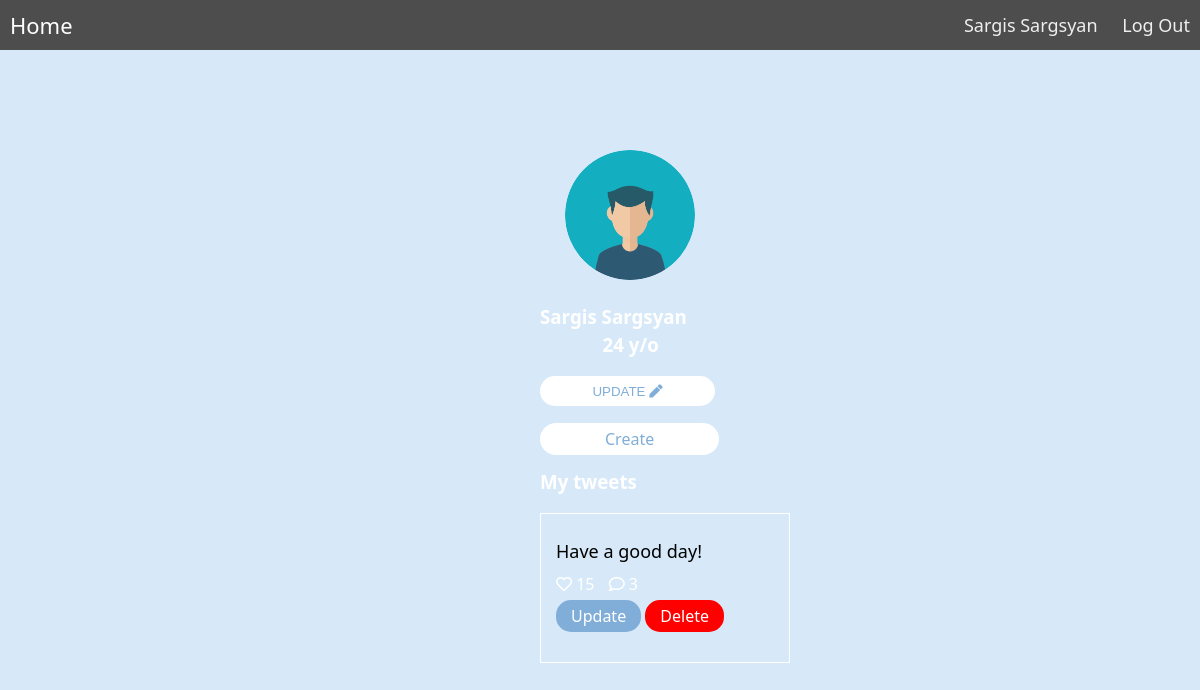
/users/3/profile/ (signed in), run on the app's committed database.
### users/models.py (models this page shows, shortened)
class Profile(models.Model):
    user = models.OneToOneField(User, on_delete=models.CASCADE, null=True, blank=True)
    name = models.CharField(max_length=30)
    surname = models.CharField(max_length=50)
    age = models.IntegerField()
    profile_image = models.ImageField(upload_to="media")

### to_do/models.py (models this page shows)
class NewTweet(models.Model):
    tweet = models.CharField(max_length=255, blank=True)
    user = models.ForeignKey(User, on_delete=models.CASCADE)
    date_create = models.DateTimeField(auto_now_add=True)
    def __str__(self):
        return self.tweet

### users/views.py (the view)
# urls.py: path("<int:user_id>/profile/", views.profile_view, name='profile'),
@login_required
def profile_view(request, user_id):
    if request.user.id != user_id:
        return HttpResponse("It's not your profile, you can't open that!")
    profile = Profile.objects.get(user_id=user_id)
    tweet_list = NewTweet.objects.all()
    return render(request, "users/profile.html", {'profile': profile, 'tweet_list': tweet_list})

### users/templates/users/profile.html (shortened to what this page needs)
<!DOCTYPE html>
<html>
<head>
    <link rel="stylesheet" href="https://pro.fontawesome.com/releases/v5.10.0/css/all.css" />
</head>
<body style="background: #d7e9f9">
    <div class="nav">
        <div class="nav-header">
            <div class="nav-title">
                <a href="{% url 'home' %}" style="text-decoration: none; color: white">Home
          </a>
            </div>
        </div>
        <div class="nav-links">
            <a href="" target="_blank">{{profile.name}} {{profile.surname}}</a>
            <a href="{% url 'user_logout'%}">Log Out</a>
        </div>
    </div>
    <div class="profile-card" style="max-width: 250px; margin-left: 45%; margin-top: 100px">
        <img style="
          width: 130px;
          height: 130px;
          margin-left: 25px;
          border-radius: 50%;
        " src="{{profile.profile_image.url}}" />
        <div class="card-content" style="color: white">
            <h3>{{profile.name}} {{profile.surname}}</h3>
            <h3 style="width: 65px; margin-left: 25%; margin-top: -15px">
                {{profile.age}} <span>y/o</span>
            </h3>
            <div class="item-row">
                <a href="{% url 'update_profile' profile.id %}">
                    <button class="btn btn-sm btna-success" type="submit" style="
                width: 70%;
                background: white;
                color: #80aed8;
                border: none;
                height: 30px;
                border-radius: 20px;
                cursor: pointer;
                transition: 0.4s;
              ">
              UPDATE <i class="fas fa-pen"></i>
            </button></a>
                <br>
                <br>
                <div class="item-row">
                    <a style="
                text-decoration: none;
                color: #80aed8;
                background: white;
                border-radius: 25px;
                padding: 5px 65px;
            " class="btn btn-sm btn-info" href="{% url 'create' %}">Create</a>
                    <div class="my-twits">
                        <h3>My tweets</h3>
                        {% for item in tweet_list %} {% if item.user_id == profile.user_id %}
                        <div class="item" style="
                        padding: 25px 15px 35px 15px;
                        border: 1px solid #fff;
                    ">
                            <a style="
                            text-decoration: none;
                            color: black;
                            font-size: 18px;
                        " href="{% url 'retrieve_tweet' item.id %}"> {{ item }} </a>
                            <div class="likes-com" style="
                            margin: 10px 0 10px 0px;
                        ">
                                <span style="cursor: pointer"><i class="far fa-heart"></i> 15</span>
                                <span style="margin-left: 10px; cursor: pointer"><i class="far fa-comment"></i> 3</span>
                            </div>
                            <div class="item-row">
                                <a style="
                                background: #80aed8;
                                color: white;
                                text-decoration: none;
                                padding: 5px 15px;
                                border-radius: 15px;
                            " class="btn btn-sm btn-info" href="{% url 'tweet_update' item.id %}">Update</a>
                                <a style="
                                background: red;
                                color: white;
                                text-decoration: none;
                                padding: 5px 15px;
                                border-radius: 15px;
                            " class="btn btn-sm btn-danger" href="{% url 'tweet_delete' item.id %}">Delete</a>
                            </div>
                        </div>
                    </div>
                </div>
                <br>
                <br> {% endif %} {% endfor %}
            </div>
        </div>
    </div>
</body>
</html>

### users/templates/users/profile.html (style rules this page uses)
* { box-sizing: border-box; }
body { margin: 0px; font-family: "segoe ui"; }
.nav { height: 50px; width: 100%; background-color: #4d4d4d; position: relative; }
.nav>.nav-header { display: inline; }
.nav>.nav-header>.nav-title { display: inline-block; font-size: 22px; color: #fff; padding: 10px 10px 10px 10px; }
.nav>.nav-links { display: inline; float: right; font-size: 18px; }
.nav>.nav-links>a { display: inline-block; padding: 13px 10px 13px 10px; text-decoration: none; color: #efefef; }

### data on the page
Profile: name "Sargis", surname "Sargsyan", profile_image (picture), age "24"
NewTweet: tweet "Have a good day!"
